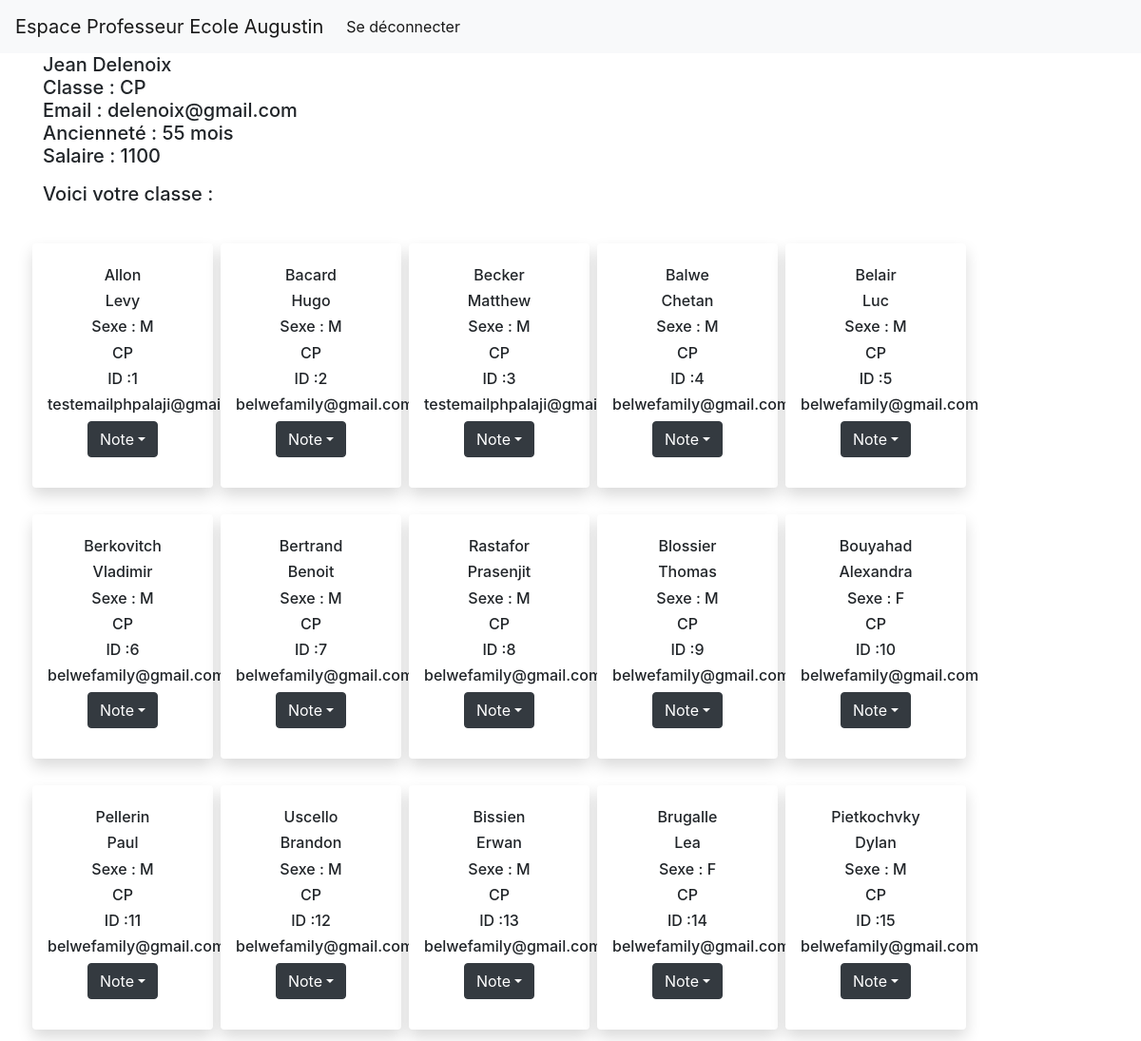
The page /views/professeur_vw1.php (signed in) on the database its author committed.
### tables this page shows
CREATE TABLE `user` (
  `id` int(11) NOT NULL,
  `statut` varchar(255) NOT NULL,
  `nom` varchar(255) NOT NULL,
  `prenom` varchar(255) NOT NULL,
  `sexe` char(1) DEFAULT NULL,
  `age` int(11) DEFAULT NULL,
  `identifiant` varchar(255) NOT NULL,
  `mdp` varchar(255) NOT NULL,
  `classe` varchar(255) DEFAULT NULL,
  `idEleve` int(11) DEFAULT NULL,
  `emailParent` varchar(255) DEFAULT NULL,
  `email` varchar(255) DEFAULT NULL,
  `anciennete` int(11) DEFAULT NULL,
  `salaire` double DEFAULT NULL,
  `expulsion` varchar(255) DEFAULT 'ras'
);

### views/professeur_vw1.php (the view, shortened to what this page needs)
<!doctype html>
<html lang="en">
<head>
    <link rel="stylesheet" href="https://stackpath.bootstrapcdn.com/bootstrap/4.3.1/css/bootstrap.min.css">
</head>
<body>
    <nav class="navbar navbar-expand-lg navbar-light bg-light">
        <a class="navbar-brand" href="#">Espace Professeur Ecole Augustin</a>
        <div class="collapse navbar-collapse" id="navbarSupportedContent">
            <ul class="navbar-nav mr-auto">
                <li class="nav-item active">
                    <a class="nav-link" href="../index.php">Se déconnecter<span class="sr-only">(current)</span></a>
                </li>
        </div>
    </nav>
    <main>
        <div class="container">
            <h5><?php echo $_SESSION['prenom'] . ' ' . $_SESSION['nom'] . ' </br> Classe : ' . $_SESSION['classe'] . ' </br> Email : ' . $_SESSION['email'] . ' </br> Ancienneté : ' . $_SESSION['anciennete'] . ' mois </br> Salaire : ' . $_SESSION['salaire']; ?> </br></p>
                <p>Voici votre classe : </p>
                <div class="row">
                    <?php
                    include '../model/bdd_mdl.php';
                    $classe = $_SESSION['classe'];
                    $sql = mysqli_query($mysqli, "SELECT * FROM user WHERE classe ='" . $classe . "' AND statut = 'Eleve' ");
                    while ($id = $sql->fetch_array()) {
                        $id[] = $id;
                        echo '  <div class="col-12 col-md-2 text-center shadow p-3 m-1 mt-4 bg-white rounded">
                        <h4><i class="fa fa-user"></i></span>
                        <h6>' . $id[2] . '</span>
                        <h6>' . $id[3] . '</span>
                        <h6> Sexe : ' . $id[4] . '</span>
                        <h6>' . $id[8] . '</span>
                        <h6>ID :' . $id[9] . '</span>
                        <h6>' . $id[10] . '</span>
                        <div class="dropdown">
                        <button class="btn btn-dark dropdown-toggle m-2" type="button" id="triggerId" data-toggle="dropdown" aria-haspopup="true" aria-expanded="false">Note</button>
                            <input type="number" class="form-control d-none" name="idEleve" id="idEleve" value="' . $id[9] . '">
                    </div>
                    </div>';
                    }        ?>
                </div>
        </div>
    </main>
</body>
</html>

### views/professeur_vw1.php (style rules this page uses)
.container { display: flex; }

### rows shown on the page
user: nom "Allon", prenom "Levy", sexe "M", classe "CP", idEleve "1", emailParent "testemailphpalaji@gmail.com"
user: nom "Bacard", prenom "Hugo", sexe "M", classe "CP", idEleve "2", emailParent "belwefamily@gmail.com"
user: nom "Becker", prenom "Matthew", sexe "M", classe "CP", idEleve "3", emailParent "testemailphpalaji@gmail.com"
user: nom "Balwe", prenom "Chetan", sexe "M", classe "CP", idEleve "4", emailParent "belwefamily@gmail.com"
user: nom "Belair", prenom "Luc", sexe "M", classe "CP", idEleve "5", emailParent "belwefamily@gmail.com"
user: nom "Berkovitch", prenom "Vladimir", sexe "M", classe "CP", idEleve "6", emailParent "belwefamily@gmail.com"
user: nom "Bertrand", prenom "Benoit", sexe "M", classe "CP", idEleve "7", emailParent "belwefamily@gmail.com"
user: nom "Rastafor", prenom "Prasenjit", sexe "M", classe "CP", idEleve "8", emailParent "belwefamily@gmail.com"
user: nom "Blossier", prenom "Thomas", sexe "M", classe "CP", idEleve "9", emailParent "belwefamily@gmail.com"
user: nom "Bouyahad", prenom "Alexandra", sexe "F", classe "CP", idEleve "10", emailParent "belwefamily@gmail.com"
user: nom "Pellerin", prenom "Paul", sexe "M", classe "CP", idEleve "11", emailParent "belwefamily@gmail.com"
user: nom "Uscello", prenom "Brandon", sexe "M", classe "CP", idEleve "12", emailParent "belwefamily@gmail.com"
user: nom "Bissien", prenom "Erwan", sexe "M", classe "CP", idEleve "13", emailParent "belwefamily@gmail.com"
user: nom "Brugalle", prenom "Lea", sexe "F", classe "CP", idEleve "14", emailParent "belwefamily@gmail.com"
user: nom "Pietkochvky", prenom "Dylan", sexe "M", classe "CP", idEleve "15", emailParent "belwefamily@gmail.com"

### other values the page prints
$_SESSION['prenom'] "Jean"
$_SESSION['nom'] "Delenoix"
$_SESSION['classe'] "CP"
$_SESSION['email'] "delenoix@gmail.com"
$_SESSION['anciennete'] "55"
$_SESSION['salaire'] "1100"
